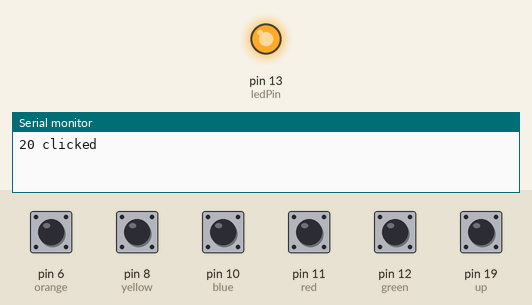
Simulated run of this sketch. Board: Arduino Uno, built with avr-gcc and run on an emulated ATmega328P. On the bench: output pins drawn as LEDs (lit = HIGH), the last lines printed to the serial monitor. Inputs (shaded band) come from the test bench; at power-on: pin 6 (orange), pin 8 (yellow), pin 10 (blue), pin 11 (red), pin 12 (green), pin 19 (up) HIGH.

Above: at 1.2 s.
1.3 s: pin 6 (orange) pulled LOW for 0.15 s
At 2.7 s:
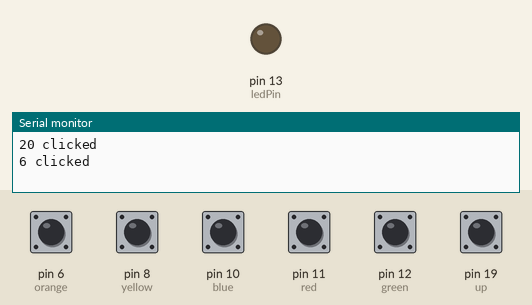
Timing chart, 0 to 4.3 s (numbered marks = the images above; inputs shaded):
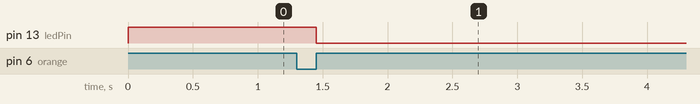

The sketch:

guitar.ino
```cpp
// constants won't change. They're used here to set pin numbers:
const int green = 12;     // the number of the pushbutton pin
const int red = 11;     // the number of the pushbutton pin
const int yellow = 8;     // the number of the pushbutton pin
const int blue = 10;     // the number of the pushbutton pin
const int orange = 6;     // the number of the pushbutton pin
const int up = 19;     // the number of the pushbutton pin
const int down = 20;     // the number of the pushbutton pin

const int ledPin =  LED_BUILTIN;      // the number of the LED pin

int pinState[20] = {0};

void setup() {
  Serial.begin(9600);

  // initialize the LED pin as an output:
  pinMode(ledPin, OUTPUT);
  // initialize the pushbutton pin as an input:
  pinMode(green, INPUT_PULLUP);
  pinMode(red, INPUT_PULLUP);
  pinMode(yellow, INPUT_PULLUP);
  pinMode(blue, INPUT_PULLUP);
  pinMode(orange, INPUT_PULLUP);
  pinMode(up, INPUT_PULLUP);
}

void handleButtonClicked(int buttonPin) {
  int buttonState = digitalRead(buttonPin);

  if (buttonState == pinState[buttonPin]) {
    return;
  }

  pinState[buttonPin] = buttonState;

  if (buttonState == LOW) {
    // turn LED on:
    digitalWrite(ledPin, HIGH);
    Serial.print(buttonPin);
    Serial.println(" clicked");
  } else {
    // turn LED off:
    digitalWrite(ledPin, LOW);
  }
}

void loop() {
  // check if the pushbutton is pressed. If it is, the buttonState is HIGH:
  handleButtonClicked(green);
  handleButtonClicked(red);
  handleButtonClicked(yellow);
  handleButtonClicked(blue);
  handleButtonClicked(orange);

  handleButtonClicked(up);
  handleButtonClicked(down);
}
```

Measured:
- after the input at 1.3 s, pin 13 (ledPin): HIGH → LOW after 0.15 s
